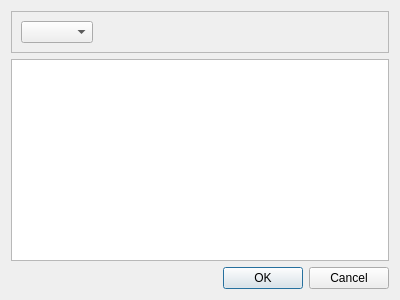
<?xml version="1.0" encoding="UTF-8"?>
<ui version="4.0">
 <class>TextEditor</class>
 <widget class="QDialog" name="TextEditor">
  <property name="geometry">
   <rect>
    <x>0</x>
    <y>0</y>
    <width>400</width>
    <height>300</height>
   </rect>
  </property>
  <property name="windowTitle">
   <string>Dialog</string>
  </property>
  <layout class="QVBoxLayout" name="verticalLayout">
   <item>
    <widget class="QFrame" name="frame">
     <property name="frameShape">
      <enum>QFrame::StyledPanel</enum>
     </property>
     <property name="frameShadow">
      <enum>QFrame::Raised</enum>
     </property>
     <layout class="QHBoxLayout" name="horizontalLayout">
      <item>
       <widget class="QComboBox" name="comboBox"/>
      </item>
      <item>
       <spacer name="horizontalSpacer">
        <property name="orientation">
         <enum>Qt::Horizontal</enum>
        </property>
        <property name="sizeHint" stdset="0">
         <size>
          <width>277</width>
          <height>20</height>
         </size>
        </property>
       </spacer>
      </item>
     </layout>
    </widget>
   </item>
   <item>
    <widget class="QTextEdit" name="text"/>
   </item>
   <item>
    <widget class="QDialogButtonBox" name="buttonBox">
     <property name="orientation">
      <enum>Qt::Horizontal</enum>
     </property>
     <property name="standardButtons">
      <set>QDialogButtonBox::Cancel|QDialogButtonBox::Ok</set>
     </property>
    </widget>
   </item>
  </layout>
 </widget>
 <resources/>
 <connections>
  <connection>
   <sender>buttonBox</sender>
   <signal>accepted()</signal>
   <receiver>TextEditor</receiver>
   <slot>accept()</slot>
   <hints>
    <hint type="sourcelabel">
     <x>248</x>
     <y>254</y>
    </hint>
    <hint type="destinationlabel">
     <x>157</x>
     <y>274</y>
    </hint>
   </hints>
  </connection>
  <connection>
   <sender>buttonBox</sender>
   <signal>rejected()</signal>
   <receiver>TextEditor</receiver>
   <slot>reject()</slot>
   <hints>
    <hint type="sourcelabel">
     <x>316</x>
     <y>260</y>
    </hint>
    <hint type="destinationlabel">
     <x>286</x>
     <y>274</y>
    </hint>
   </hints>
  </connection>
 </connections>
</ui>
